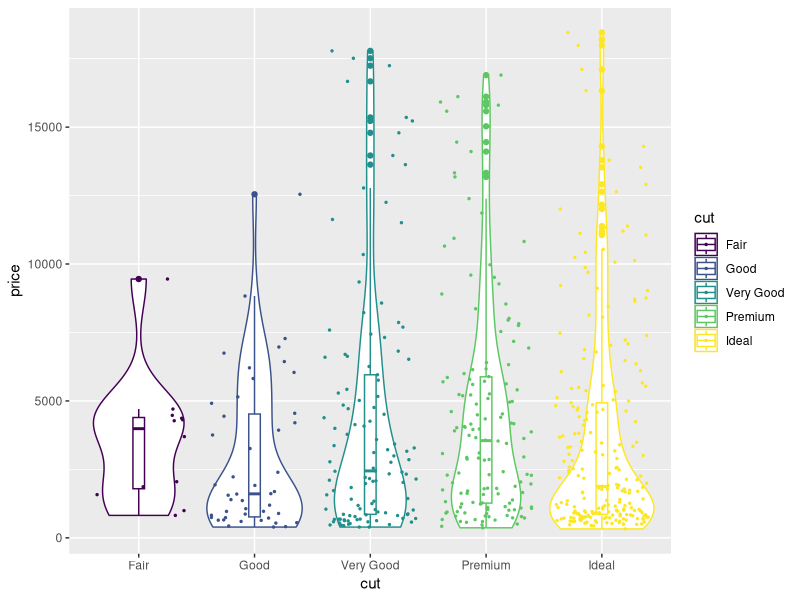
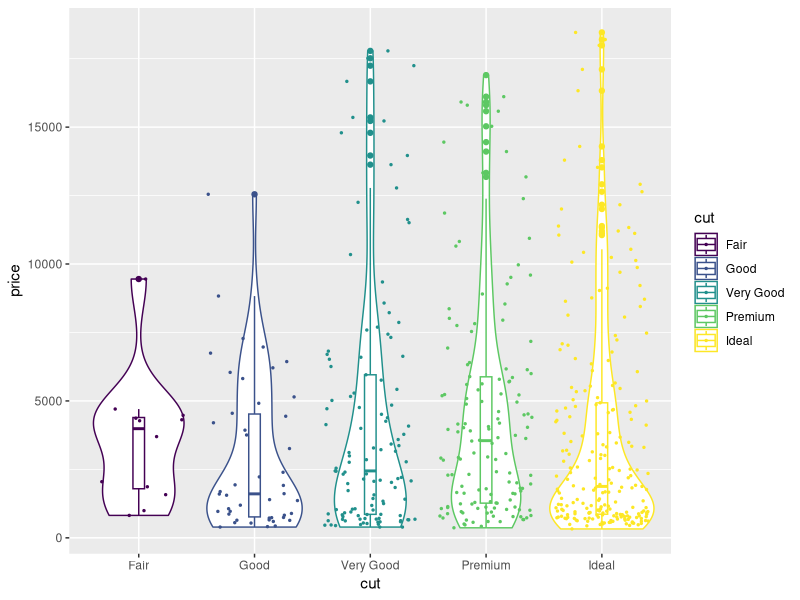

These figures' R source, in order:
install.packages("ggplot2")
library(ggplot2)
data("diamonds")
di_sample<- diamonds[seq(from=1,to=53000,by=100),]
ggplot(di_sample,aes(cut,price,color=cut))+geom_violin()+
  geom_boxplot(width=0.1)+ geom_jitter(size=0.5)
ggsave("Violin plot.pdf")
